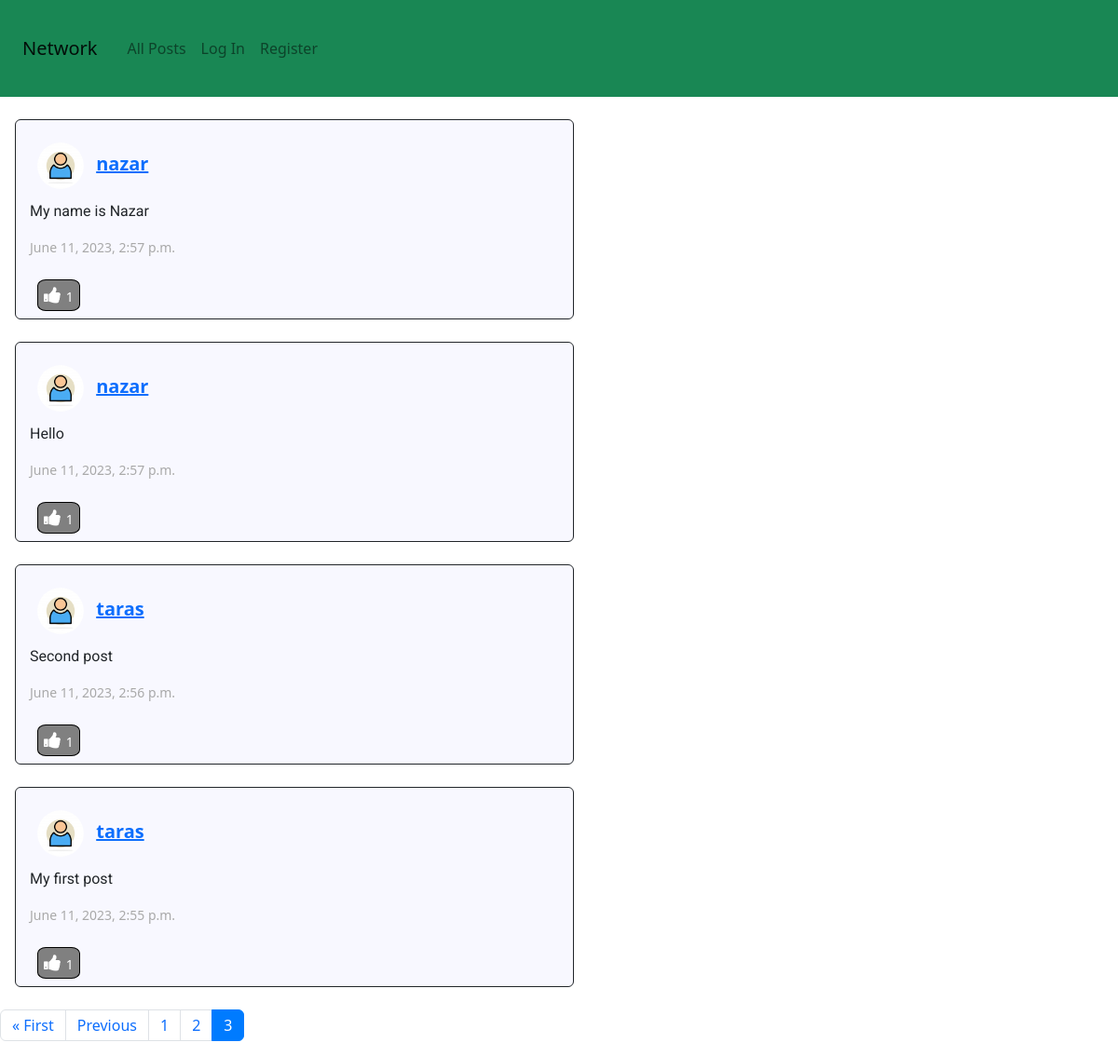
/?page=3, run on the app's committed database.
### network/models.py (models this page shows, shortened)
class Post(models.Model):
    text = models.TextField(
        max_length=264, verbose_name="")
    author = models.ForeignKey(
        User, on_delete=models.CASCADE ,
        related_name="myposts")
    date = models.DateTimeField(auto_now_add= True)

class User(AbstractUser):
    def __str__(self):
        if not self.first_name or not self.last_name:
            return f"{self.username}"
        return f"{self.first_name} {self.last_name}"

### network/views.py (the view, shortened to what this page needs)
# urls.py: path("", views.index, name="index"),
def index(request):
    if request.method == "POST":
        posttext = request.POST["text"]
        author = User(request.user.id)
        Post(text=posttext, author=author).save()
    p = Paginator(Post.objects.order_by("-date").all(), 3, 2)
    page = request.GET.get("page")
    page_view = p.get_page(page)
    return render(request, "network/index.html",
                    {"post_form": PostForm(), "page_view": page_view})

### network/templates/network/index.html (shortened to what this page needs)
{% extends "network/layout.html" %}
{% load static %}
{% block body %}
    <div class="flex-column">
        {% for post in page_view.object_list %}
            <div class="col-6 m-4 ms-3 rounded post">
                <h5 class=" pt-3 pb-0 m-0 post-author">
                    <img src="{% static 'network/images/colorfull_avatar.jpg' %}" alt="Avatar" class="avatar">
                    <a href="{% url 'profile' user_id=post.author.id user_name=post.author.username %}"><b>{{ post.author }}</b></a>
                </h5>
                <p class=" pt-1 post-text">{{ post.text }}</p>
                <p class="post-date">{{ post.date }}</p>
                <div>
                    <button class="m-2 post-like" id="{{ post.id }}">
                        <i class="fa fa-thumbs-up" style="color: white;"></i>
                        <span class="score"> {{ post.plikes.count }} </span>
                    </button>
                </div>
            </div>
        {% endfor %}
    </div>
    <nav aria-label="Page navigation example">
        <ul class="pagination">
            {% if page_view.has_previous %}
                <li class="page-item"><a class="page-link" href="?page=1">&laquo; First</a></li>
                <li class="page-item"><a class="page-link" href="?page={{ page_view.previous_page_number }}">Previous</a></li>
            {% endif %}
            {% for n in page_view.paginator.page_range %}
                {% if page_view.number == n %}
                    <li class="page-item active"><a class="page-link" href="?page={{ n }}">{{ n }}</a></li>
                {% else %}
                    <li class="page-item"><a class="page-link" href="?page={{ n }}">{{ n }}</a></li>
                {% endif %}
            {% endfor %}
        </ul>
    </nav>
{% endblock %}

### network/static/network/styles.css (style rules this page uses)
.post { background: 50% ghostwhite; border: solid 1px; }
.post-text { font-family: "Roboto", sans-serif; }
.post-date { font-size: 14px; color: darkgray; }
.post-like { border-radius: 20%; border: 1px solid black; background-color: grey; font-size: 20px; cursor: pointer; }
.fa { font-size: 20px; cursor: pointer; user-select: none; }
.avatar { vertical-align: middle; width: 50px; height: 50px; border-radius: 50%; margin: 8px; }
.score { font-size: 14px; color: white; }

### data on the page
Post: author "nazar", text "My name is Nazar", date "June 11, 2023, 2:57 p.m.", plikes.count "1"
Post: author "nazar", text "Hello", date "June 11, 2023, 2:57 p.m.", plikes.count "1"
Post: author "taras", text "Second post", date "June 11, 2023, 2:56 p.m.", plikes.count "1"
Post: author "taras", text "My first post", date "June 11, 2023, 2:55 p.m.", plikes.count "1"

### other printed values
{{ n }} "1" "2"
{{ n }} "3"
